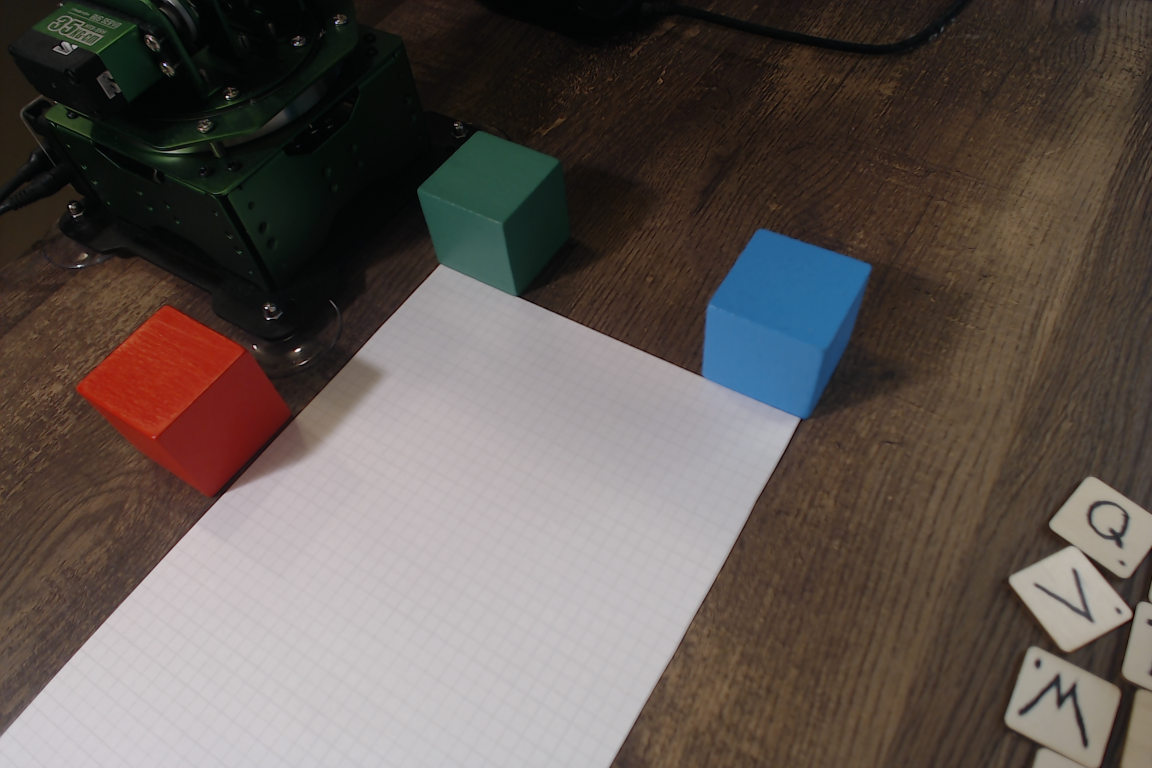
#> input picture impala/agenttools/cube-grid/frame.png, 2304 x 1536 px (shown at 1/2 size)
$ python diagnose.py ../cube-grid/frame.png
#> lines starting #> are read from the running program, lines starting #| are printed output that depends on the picture
#> in main, frame is the input picture: shape (1536, 2304, 3); mean B, G, R 81.6, 86.5, 95.6
### impala/calibration/camera/cubes.py
"""The calibration cubes in a frame: the coloured blobs that could be them, and which colour each would be.

Every decision is measured in the frame itself; nothing is tuned on a camera.

1. **The desk's colour** is the frame's most common chroma (Lab a*, b*): the desk
   fills most of any frame worth calibrating on.
2. **Colourful** is chroma far from the desk's. Where to cut is read off this
   frame's own histogram (Otsu). It must be colour of its own, too, as far from
   grey as that: on a coloured desk, black, grey and white things -- a mouse mat,
   a keyboard, a cable -- are far from the desk's chroma but have none.
3. **Blobs.** A cube's shaded side keeps the cube's hue but has less colour, and
   can fall below the cut: each blob takes in the pixels round it of its own hue
   above part of the cut -- if that leaves it more convex, as a cube's missing side
   does and a glossy desk's tint or dark plastic beside it does not. A face facing
   a bright light can lose its colour altogether, washed out to near white: each
   blob also takes in what joins it far lighter than the desk round it, if that
   leaves it more convex, the face is the size of a face, and a blob clear of the
   frame's edges stays clear of them.
   Standing on a white sheet, nothing round a cube is lighter than the sheet, so
   nothing is taken. Blobs of one hue that nearly touch are joined.
4. **Cube-shaped.** What hangs off a blob by a thin neck -- a cable, a shadow's
   fringe -- is cut off at the blob's own scale. A cube's silhouette is convex and
   must be whole, so blobs far from convex, or that run off the frame, are dropped.
5. **Names.** Red is the warm one: the hue nearest Lab's red (+a*). Green and blue
   lie across the chroma plane from it, and which is which is left to the fit.

Which blobs are the cubes is not settled here either: the arm's base can look as
green as the green cube. `fit.py` tries each naming `namings()` offers against
where the arm says the cubes stand, and keeps the one a camera can explain.
"""

import itertools
import math
from dataclasses import dataclass
from typing import Dict, Iterator, List

import cv2
import numpy as np

COLOURS = ("blue", "green", "red")      # as the page lists them

# A cube is convex: its blob covers most of its own convex hull, less where glare
# washes a face out. Anything more ragged is not a cube.
MIN_SOLIDITY = 0.6
# The largest blobs that are tried as cubes; each naming of them costs a fit's start.
MAX_BLOBS = 8
# Hue windows from the colour names, in degrees from +a*: red is the warm side of
# the chroma plane, and green and blue lie across from it.
RED_WITHIN_DEG = 75.0
COOL_BEYOND_DEG = 90.0
# Blobs this far apart, as a share of the smaller one's size, may be one cube's faces.
JOIN_GAP = 0.08
JOIN_HUE_DEG = 40.0
# Anything joined to a blob by a neck thinner than this share of its size is cut off.
TRIM = 0.15
# A blob grows into its shaded side: pixels within this many degrees of its hue, above
# this share of the frame's cut, connected to it, within this share of its size round it.
GROW_HUE_DEG = 30.0
GROW_CUT = 0.6
GROW_MARGIN = 0.3
# A face washed out by a light: lighter than the desk round the blob by this share of the way from it to white, and
# taking in at least this share of the blob's own coloured area -- a face, not a light speck of desk at its foot --
# and no more than this many times it.
WASHED_SHARE = 0.5
WASHED_MIN_SHARE = 0.1
WASHED_MAX_SHARE = 2.0


class CubesNotFound(Exception):
    """The frame does not show three cubes that can be told apart. The message says what it does show."""


@dataclass
class Blob:
    contour: np.ndarray     # the outline, in frame pixels
    mask: np.ndarray        # the frame's size, 255 inside
    area: int
    centroid: np.ndarray    # px, py
    hue: float              # degrees from +a* towards +b*, measured from the desk's colour
    solidity: float         # area over the area of its convex hull

    @property
    def size(self) -> float:
        return math.sqrt(self.area)


# [45 lines left out: functions find_blobs, namings, not called in this run]


def is_warm(blob: Blob) -> bool:
    """On the red side of the chroma plane: the hue a red cube could have."""
    return _apart(blob.hue, 0.0) <= RED_WITHIN_DEG


# [6 lines left out: function describe, not called in this run]


def desk_chroma(frame: np.ndarray) -> np.ndarray:
    """The desk's a*, b*: the frame's most common chroma, its histogram smoothed."""
    chroma = _chroma(frame)
    histogram, a_edges, b_edges = np.histogram2d(chroma[..., 0].ravel(), chroma[..., 1].ravel(),
                                                 bins=128, range=[[-64, 64], [-64, 64]])
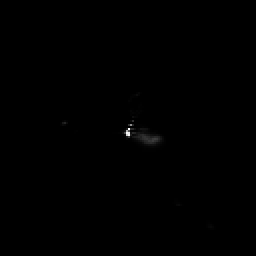
#> histogram: shape (128, 128) float64 (shown 2 times larger); min 0, max 161911, mean 216; drawn with min black and max white
#> a_edges = 129 values from -64 to 64; b_edges = 129 values from -64 to 64
    histogram = cv2.GaussianBlur(histogram.astype(np.float32), (0, 0), 1.5)
    i, j = np.unravel_index(int(histogram.argmax()), histogram.shape)
#> i = 66; j = 64
    return np.array([(a_edges[i] + a_edges[i + 1]) / 2, (b_edges[j] + b_edges[j + 1]) / 2], np.float32)


def chroma_from_desk(image: np.ndarray, desk: np.ndarray) -> np.ndarray:
    """Each pixel's a*, b* less the desk's."""
    return _chroma(image) - desk


def _chroma(image: np.ndarray) -> np.ndarray:
    return cv2.cvtColor(image, cv2.COLOR_BGR2LAB).astype(np.float32)[..., 1:] - 128.0


# [136 lines left out: functions _blobs, _blob, _join_faces, _shared_box, _grow, _grow_washed and 1 more, not called in this run]


def _touches_edge(contour: np.ndarray, width: int, height: int) -> bool:
    x, y, w, h = cv2.boundingRect(contour)
    return x <= 0 or y <= 0 or x + w >= width or y + h >= height


def _apart(first: float, second: float) -> float:
    """Degrees between two hues, 0 to 180."""
    return abs((first - second + 180.0) % 360.0 - 180.0)


def _odd(value: float) -> int:
    return max(3, int(round(value)) | 1)

### impala/agenttools/green/diagnose.py
#!/usr/bin/env python3
"""Why the cube finder misses a cube in a frame: the desk's chroma, the Otsu cut, and each cube face's chroma.

    .venv/bin/python impala/agenttools/green/diagnose.py FRAME.png x,y [x,y ...]

Each x,y is a pixel on a face to sample (a 15 px square round it). Prints the numbers find_blobs() decides by.
"""

import sys
from pathlib import Path

import cv2
import numpy as np

ROOT = Path(__file__).resolve().parents[2]
sys.path[:0] = [str(ROOT), str(ROOT / "calibration")]

from camera import cubes   # noqa: E402


def main():
    frame = cv2.imread(sys.argv[1])
    desk = cubes.desk_chroma(frame)
#> desk = [2.5, 0.5]
    chroma = cubes.chroma_from_desk(frame, desk)
    distance = np.hypot(chroma[..., 0], chroma[..., 1])
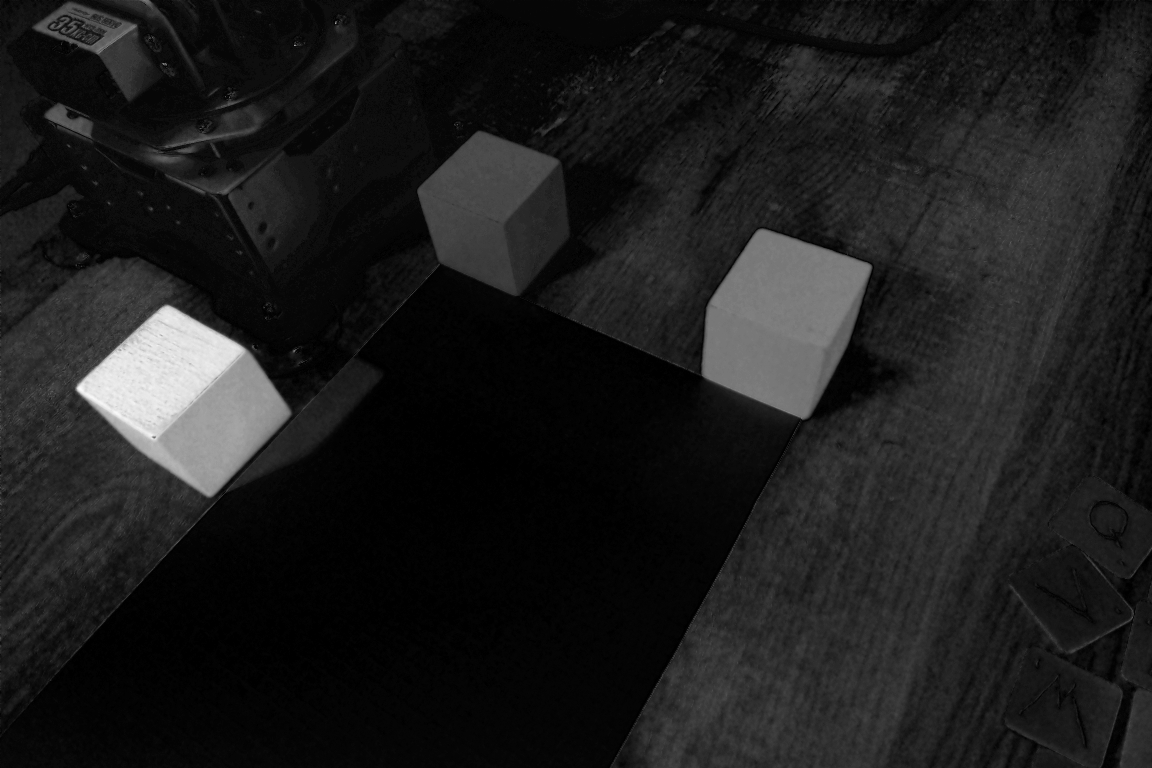
#> distance: shape (1536, 2304) float32 (shown at 1/2 size); min 0.707, max 68.72, mean 8.5; drawn with min black and max white
    scaled = np.clip(distance * 4.0, 0, 255).astype(np.uint8)
    cut, _ = cv2.threshold(scaled, 0, 255, cv2.THRESH_BINARY + cv2.THRESH_OTSU)
#> cut = 96
    lab = cv2.cvtColor(frame, cv2.COLOR_BGR2LAB).astype(np.float32)
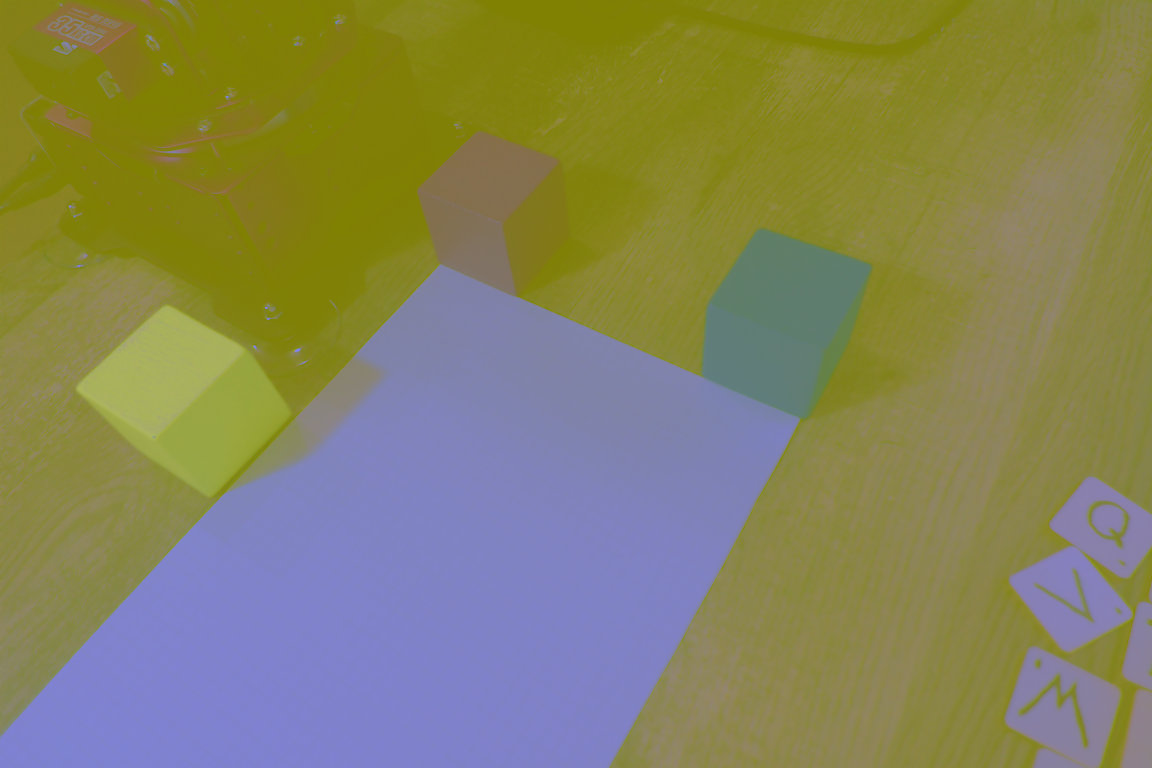
#> lab: shape (1536, 2304, 3) float32 (shown at 1/2 size); mean B, G, R 92.2, 129.4, 131.2
    print(f"frame {frame.shape[1]}x{frame.shape[0]}; desk a*,b* = {desk[0]:+.1f}, {desk[1]:+.1f} "
          f"(from grey {np.hypot(*desk):.1f}); Otsu cut {cut / 4:.1f} chroma from the desk")
#| frame 2304x1536; desk a*,b* = +2.5, +0.5 (from grey 2.5); Otsu cut 24.0 chroma from the desk
    for spot in sys.argv[2:]:
        x, y = map(int, spot.split(","))
        patch = (slice(y - 7, y + 8), slice(x - 7, x + 8))
        a, b = chroma[patch][..., 0].mean() + desk[0], chroma[patch][..., 1].mean() + desk[1]
        bgr = frame[patch].reshape(-1, 3).mean(axis=0)
        print(f"  ({x}, {y}): BGR {bgr.round().astype(int)}, L {lab[patch][..., 0].mean() * 100 / 255:.0f}, "
              f"a*,b* {a:+.1f}, {b:+.1f}; from the desk {distance[patch].mean():.1f}, from grey {np.hypot(a, b):.1f}, "
              f"hue {np.degrees(np.arctan2(b, a)) % 360:.0f} deg")


if __name__ == "__main__":
    main()

$ run again, with impala/agenttools/cube-grid/cubes.jpg saved as impala/agenttools/cube-grid/frame.png
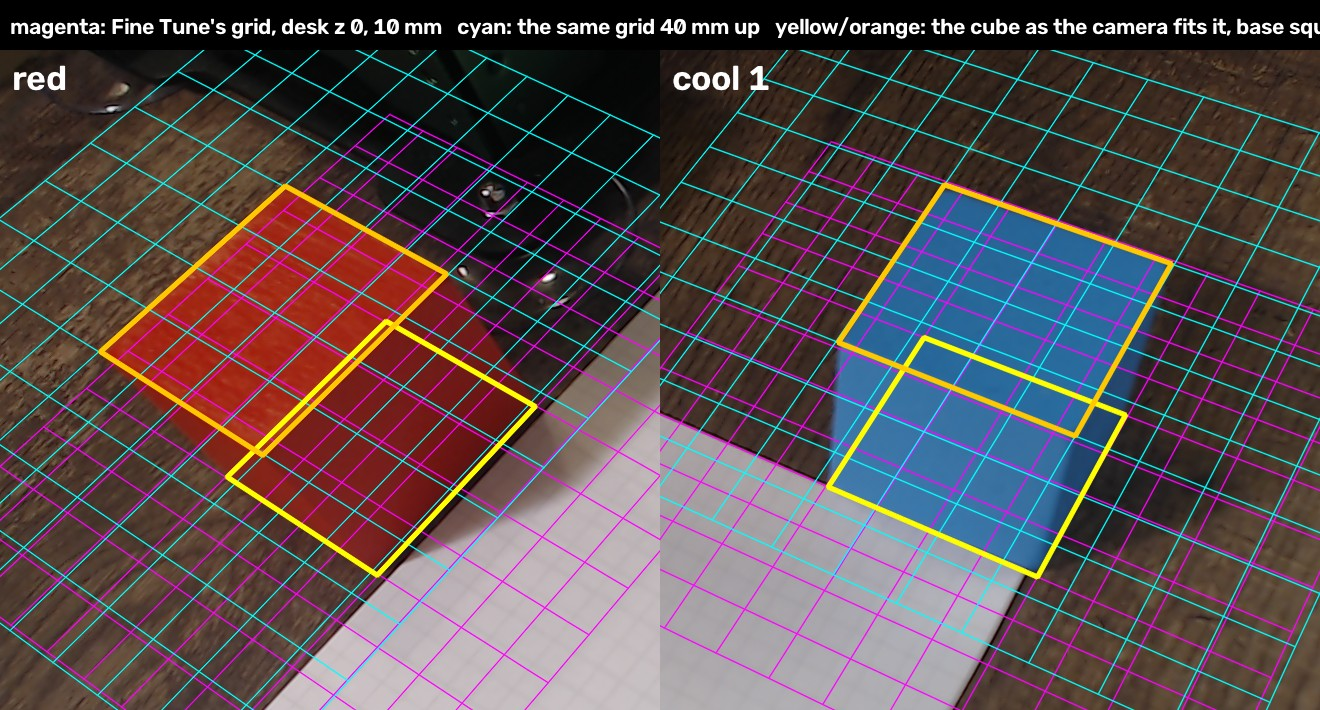
#> input picture impala/agenttools/cube-grid/cubes.jpg, 1320 x 710 px
#> in main, frame is the input picture: shape (710, 1320, 3); mean B, G, R 78.8, 76.7, 89.8
#> a_edges = 129 values from -64 to 64
#> i = 64
#> desk = [0.5, 0.5]
#> in main, `scaled = np.clip(distance * 4.0, 0, 255).astype(np.uint8)`:
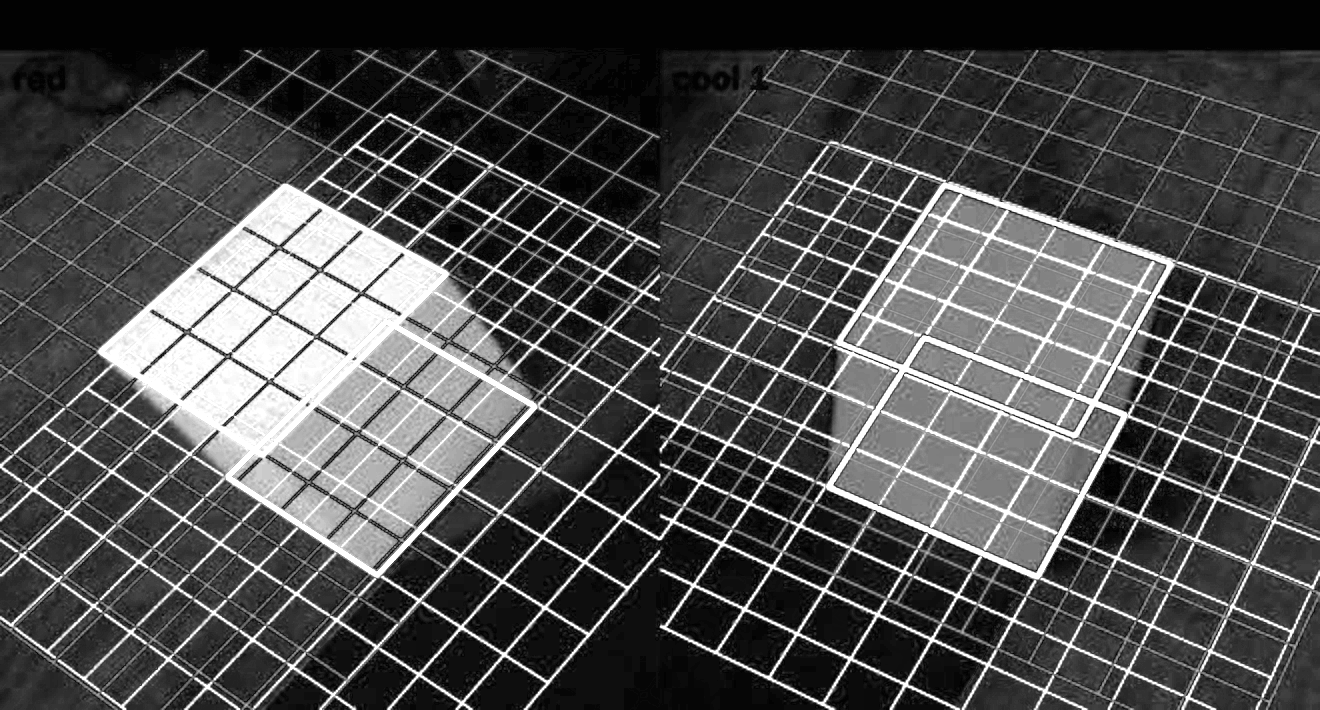
#> scaled: shape (710, 1320); min 2, max 255, mean 77.2
#> cut = 111
#> in main, `lab = cv2.cvtColor(frame, cv2.COLOR_BGR2LAB).astype(np.float32)`:
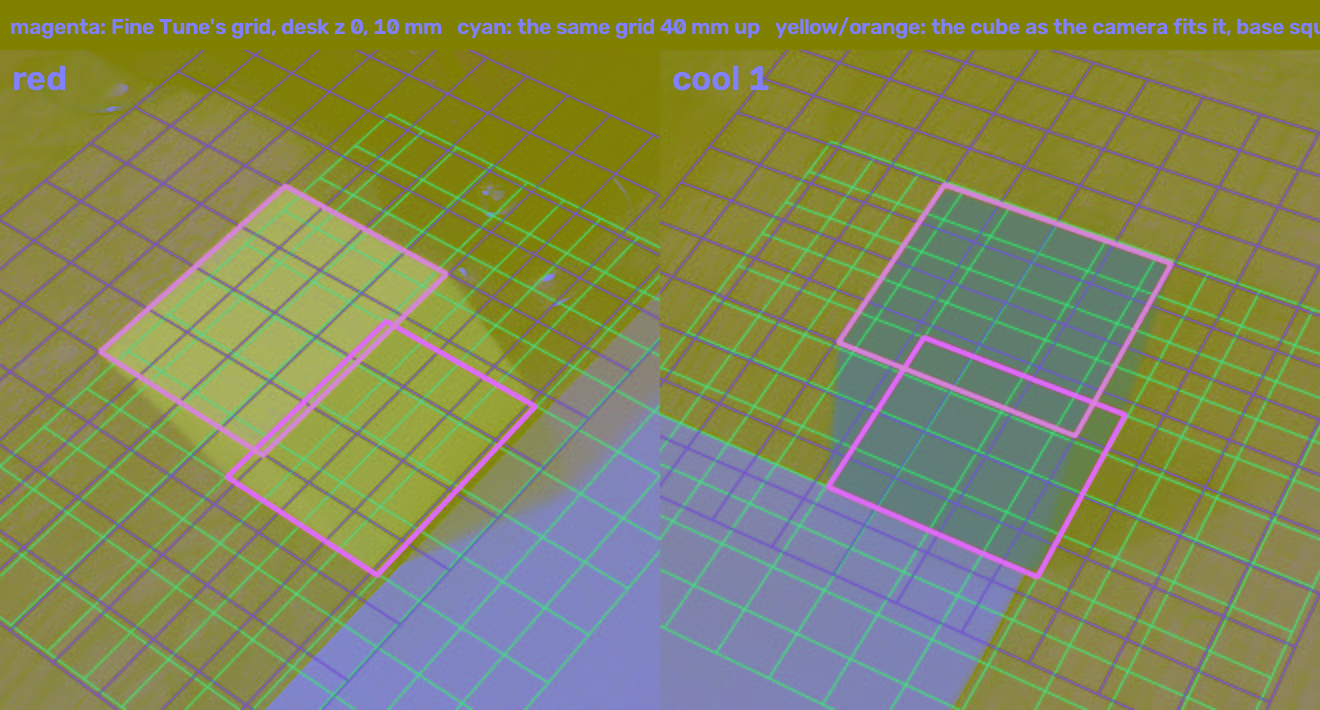
#> lab: shape (710, 1320, 3) float32; mean B, G, R 87.6, 135.7, 130.8
#| frame 1320x710; desk a*,b* = +0.5, +0.5 (from grey 0.7); Otsu cut 27.8 chroma from the desk
